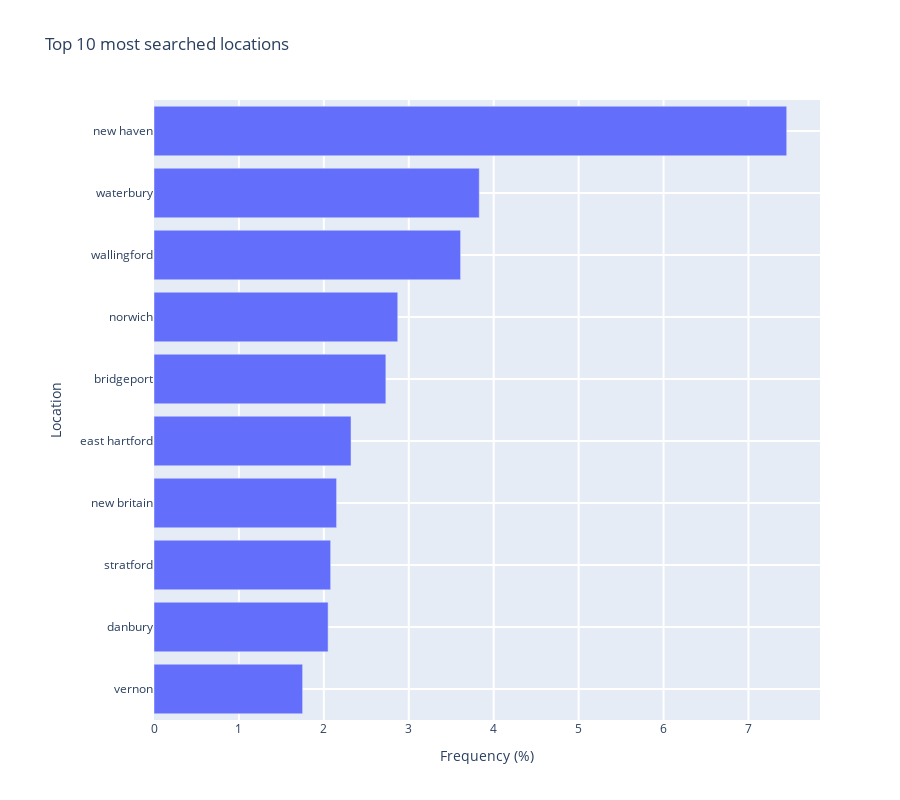

Source (notebook cell):
### Code cell
search_mask = df.VehicleSearchedIndicator == True
location_name = round(df[search_mask]['InterventionLocationName'].value_counts(normalize=True) * 100,2).sort_values(ascending=False).head(10)
data = [
    go.Bar(
        y=location_name.index,
        x=location_name,
        orientation='h'
    )]
layout = go.Layout(
    height=800,
    title=f'Top {location_name.size} most searched locations',
    hovermode='closest',
    xaxis=dict(title='Frequency (%)', ticklen=5, zeroline=False, gridwidth=2, domain=[0.1, 1]),
    yaxis=dict(title='Location', ticklen=5, gridwidth=2, autorange="reversed"),
    showlegend=False
)
fig = go.Figure(data=data, layout=layout)
iplot(fig)

### Figure 1 — Plotly figure (JSON) as saved in the notebook; plotly's stock layout.template omitted (floating-point values rounded to 4 significant figures)
{"data": [{"orientation": "h", "type": "bar", "x": [7.45, 3.83, 3.61, 2.87, 2.73, 2.32, 2.15, 2.08, 2.05, 1.75], "y": ["new haven", "waterbury", "wallingford", "norwich", "bridgeport", "east hartford", "new britain", "stratford", "danbury", "vernon"]}], "layout": {"height": 800, "hovermode": "closest", "showlegend": false, "title": {"text": "Top 10 most searched locations"}, "xaxis": {"domain": [0.1, 1], "gridwidth": 2, "ticklen": 5, "title": {"text": "Frequency (%)"}, "zeroline": false}, "yaxis": {"autorange": "reversed", "gridwidth": 2, "ticklen": 5, "title": {"text": "Location"}}}}
